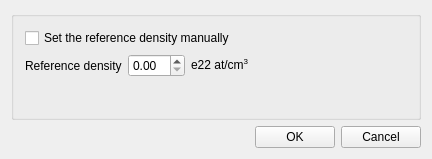
<?xml version="1.0" encoding="UTF-8"?>
<ui version="4.0">
 <class>ReferenceDensityDialog</class>
 <widget class="QWidget" name="ReferenceDensityDialog">
  <property name="enabled">
   <bool>true</bool>
  </property>
  <property name="geometry">
   <rect>
    <x>0</x>
    <y>0</y>
    <width>432</width>
    <height>159</height>
   </rect>
  </property>
  <property name="sizePolicy">
   <sizepolicy hsizetype="Preferred" vsizetype="Preferred">
    <horstretch>0</horstretch>
    <verstretch>0</verstretch>
   </sizepolicy>
  </property>
  <property name="minimumSize">
   <size>
    <width>400</width>
    <height>0</height>
   </size>
  </property>
  <property name="windowTitle">
   <string>Reference density</string>
  </property>
  <layout class="QGridLayout" name="gridLayout">
   <property name="sizeConstraint">
    <enum>QLayout::SetDefaultConstraint</enum>
   </property>
   <item row="0" column="1">
    <layout class="QVBoxLayout" name="verticalLayout">
     <item>
      <widget class="QGroupBox" name="infoGroupBox">
       <property name="title">
        <string/>
       </property>
       <layout class="QVBoxLayout" name="verticalLayout_7">
        <property name="sizeConstraint">
         <enum>QLayout::SetMinimumSize</enum>
        </property>
        <item>
         <widget class="QCheckBox" name="userSelectionCheckBox">
          <property name="text">
           <string>Set the reference density manually</string>
          </property>
         </widget>
        </item>
        <item>
         <layout class="QFormLayout" name="formLayout">
          <property name="sizeConstraint">
           <enum>QLayout::SetMinimumSize</enum>
          </property>
          <item row="0" column="0">
           <widget class="QLabel" name="referenceDensityLabel">
            <property name="text">
             <string>Reference density</string>
            </property>
           </widget>
          </item>
          <item row="0" column="1">
           <widget class="QWidget" name="widget" native="true">
            <layout class="QHBoxLayout" name="horizontalLayout_4">
             <property name="spacing">
              <number>6</number>
             </property>
             <property name="leftMargin">
              <number>0</number>
             </property>
             <property name="topMargin">
              <number>0</number>
             </property>
             <property name="rightMargin">
              <number>0</number>
             </property>
             <property name="bottomMargin">
              <number>0</number>
             </property>
             <item>
              <widget class="QDoubleSpinBox" name="referenceDensityDoubleSpinBox">
               <property name="enabled">
                <bool>true</bool>
               </property>
               <property name="sizePolicy">
                <sizepolicy hsizetype="Fixed" vsizetype="Fixed">
                 <horstretch>0</horstretch>
                 <verstretch>0</verstretch>
                </sizepolicy>
               </property>
               <property name="singleStep">
                <double>0.010000000000000</double>
               </property>
              </widget>
             </item>
             <item>
              <widget class="QLabel" name="label">
               <property name="enabled">
                <bool>true</bool>
               </property>
               <property name="sizePolicy">
                <sizepolicy hsizetype="Preferred" vsizetype="Preferred">
                 <horstretch>0</horstretch>
                 <verstretch>0</verstretch>
                </sizepolicy>
               </property>
               <property name="text">
                <string>e22 at/cm&lt;sup&gt;3&lt;/sup&gt;</string>
               </property>
              </widget>
             </item>
            </layout>
           </widget>
          </item>
         </layout>
        </item>
       </layout>
      </widget>
     </item>
     <item>
      <layout class="QHBoxLayout" name="horizontalLayout">
       <property name="sizeConstraint">
        <enum>QLayout::SetMinimumSize</enum>
       </property>
       <item>
        <spacer name="horizontalSpacer">
         <property name="orientation">
          <enum>Qt::Horizontal</enum>
         </property>
         <property name="sizeHint" stdset="0">
          <size>
           <width>40</width>
           <height>20</height>
          </size>
         </property>
        </spacer>
       </item>
       <item>
        <widget class="QPushButton" name="okPushButton">
         <property name="text">
          <string>OK</string>
         </property>
        </widget>
       </item>
       <item>
        <widget class="QPushButton" name="cancelPushButton">
         <property name="text">
          <string>Cancel</string>
         </property>
        </widget>
       </item>
      </layout>
     </item>
    </layout>
   </item>
  </layout>
 </widget>
 <layoutdefault spacing="6" margin="11"/>
 <resources/>
 <connections/>
</ui>
